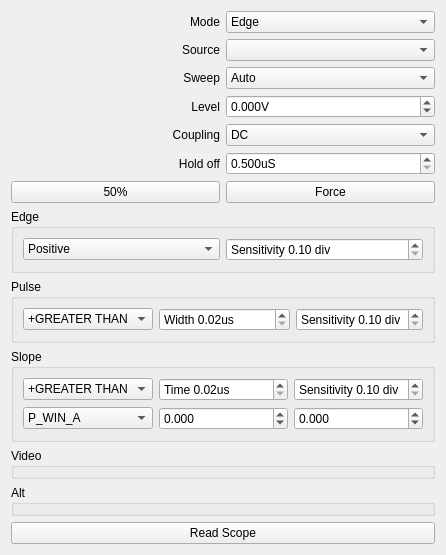
      <widget class="QWidget" name="trig">
       <attribute name="title">
        <string>Trigger</string>
       </attribute>
       <layout class="QVBoxLayout" name="verticalLayout_9">
        <item>
         <layout class="QGridLayout" name="gridLayout_12">
          <item row="0" column="1">
           <widget class="QComboBox" name="tmode">
            <item>
             <property name="text">
              <string>Edge</string>
             </property>
            </item>
            <item>
             <property name="text">
              <string>Pulse</string>
             </property>
            </item>
            <item>
             <property name="text">
              <string>Slope</string>
             </property>
            </item>
           </widget>
          </item>
          <item row="4" column="0">
           <widget class="QLabel" name="label_52">
            <property name="text">
             <string>Coupling</string>
            </property>
            <property name="alignment">
             <set>Qt::AlignRight|Qt::AlignTrailing|Qt::AlignVCenter</set>
            </property>
           </widget>
          </item>
          <item row="4" column="1">
           <widget class="QComboBox" name="tcouple">
            <item>
             <property name="text">
              <string>DC</string>
             </property>
            </item>
            <item>
             <property name="text">
              <string>AC</string>
             </property>
            </item>
            <item>
             <property name="text">
              <string>HF</string>
             </property>
            </item>
            <item>
             <property name="text">
              <string>LF</string>
             </property>
            </item>
           </widget>
          </item>
          <item row="0" column="0">
           <widget class="QLabel" name="label_48">
            <property name="text">
             <string>Mode</string>
            </property>
            <property name="alignment">
             <set>Qt::AlignRight|Qt::AlignTrailing|Qt::AlignVCenter</set>
            </property>
           </widget>
          </item>
          <item row="3" column="1">
           <widget class="QDoubleSpinBox" name="tlevel">
            <property name="suffix">
             <string>V</string>
            </property>
            <property name="decimals">
             <number>3</number>
            </property>
            <property name="minimum">
             <double>-60.000000000000000</double>
            </property>
            <property name="maximum">
             <double>60.000000000000000</double>
            </property>
            <property name="singleStep">
             <double>0.100000000000000</double>
            </property>
           </widget>
          </item>
          <item row="1" column="1">
           <widget class="QComboBox" name="tsource"/>
          </item>
          <item row="3" column="0">
           <widget class="QLabel" name="label_49">
            <property name="text">
             <string>Level</string>
            </property>
            <property name="alignment">
             <set>Qt::AlignRight|Qt::AlignTrailing|Qt::AlignVCenter</set>
            </property>
           </widget>
          </item>
          <item row="2" column="0">
           <widget class="QLabel" name="label_51">
            <property name="text">
             <string>Sweep</string>
            </property>
            <property name="alignment">
             <set>Qt::AlignRight|Qt::AlignTrailing|Qt::AlignVCenter</set>
            </property>
           </widget>
          </item>
          <item row="5" column="0">
           <widget class="QLabel" name="label_53">
            <property name="text">
             <string>Hold off</string>
            </property>
            <property name="alignment">
             <set>Qt::AlignRight|Qt::AlignTrailing|Qt::AlignVCenter</set>
            </property>
           </widget>
          </item>
          <item row="2" column="1">
           <widget class="QComboBox" name="tsweep">
            <item>
             <property name="text">
              <string>Auto</string>
             </property>
            </item>
            <item>
             <property name="text">
              <string>Normal</string>
             </property>
            </item>
            <item>
             <property name="text">
              <string>Single</string>
             </property>
            </item>
           </widget>
          </item>
          <item row="5" column="1">
           <widget class="QDoubleSpinBox" name="tholdoff">
            <property name="suffix">
             <string>uS</string>
            </property>
            <property name="decimals">
             <number>3</number>
            </property>
            <property name="minimum">
             <double>0.500000000000000</double>
            </property>
            <property name="maximum">
             <double>1500000.000000000000000</double>
            </property>
           </widget>
          </item>
          <item row="1" column="0">
           <widget class="QLabel" name="label_50">
            <property name="text">
             <string>Source</string>
            </property>
            <property name="alignment">
             <set>Qt::AlignRight|Qt::AlignTrailing|Qt::AlignVCenter</set>
            </property>
           </widget>
          </item>
          <item row="6" column="0">
           <widget class="QPushButton" name="tfifty">
            <property name="text">
             <string>50%</string>
            </property>
           </widget>
          </item>
          <item row="6" column="1">
           <widget class="QPushButton" name="tforce">
            <property name="text">
             <string>Force</string>
            </property>
           </widget>
          </item>
         </layout>
        </item>
        <item>
         <widget class="QGroupBox" name="tboxedge">
          <property name="title">
           <string>Edge</string>
          </property>
          <layout class="QHBoxLayout" name="horizontalLayout">
           <item>
            <widget class="QComboBox" name="tposneg">
             <item>
              <property name="text">
               <string>Positive</string>
              </property>
             </item>
             <item>
              <property name="text">
               <string>Negative</string>
              </property>
             </item>
            </widget>
           </item>
           <item>
            <widget class="QDoubleSpinBox" name="tedgesense">
             <property name="prefix">
              <string>Sensitivity </string>
             </property>
             <property name="suffix">
              <string> div</string>
             </property>
             <property name="minimum">
              <double>0.100000000000000</double>
             </property>
             <property name="maximum">
              <double>1.000000000000000</double>
             </property>
             <property name="singleStep">
              <double>0.100000000000000</double>
             </property>
            </widget>
           </item>
          </layout>
         </widget>
        </item>
        <item>
         <widget class="QGroupBox" name="tboxpulse">
          <property name="title">
           <string>Pulse</string>
          </property>
          <layout class="QHBoxLayout" name="horizontalLayout_4">
           <item>
            <widget class="QComboBox" name="tpulsemode">
             <item>
              <property name="text">
               <string>+GREATER THAN</string>
              </property>
             </item>
             <item>
              <property name="text">
               <string>+LESS THAN</string>
              </property>
             </item>
             <item>
              <property name="text">
               <string>+EQUAL</string>
              </property>
             </item>
             <item>
              <property name="text">
               <string>-GREATER THAN</string>
              </property>
             </item>
             <item>
              <property name="text">
               <string>-LESS THAN</string>
              </property>
             </item>
             <item>
              <property name="text">
               <string>-EQUAL</string>
              </property>
             </item>
            </widget>
           </item>
           <item>
            <widget class="QDoubleSpinBox" name="tpulswid">
             <property name="prefix">
              <string>Width </string>
             </property>
             <property name="suffix">
              <string>us</string>
             </property>
             <property name="minimum">
              <double>0.020000000000000</double>
             </property>
             <property name="maximum">
              <double>10000000.000000000000000</double>
             </property>
             <property name="singleStep">
              <double>5.000000000000000</double>
             </property>
            </widget>
           </item>
           <item>
            <widget class="QDoubleSpinBox" name="tpulsesense">
             <property name="prefix">
              <string>Sensitivity </string>
             </property>
             <property name="suffix">
              <string> div</string>
             </property>
             <property name="minimum">
              <double>0.100000000000000</double>
             </property>
             <property name="maximum">
              <double>1.000000000000000</double>
             </property>
             <property name="singleStep">
              <double>0.100000000000000</double>
             </property>
            </widget>
           </item>
          </layout>
         </widget>
        </item>
        <item>
         <widget class="QGroupBox" name="tboxslope">
          <property name="title">
           <string>Slope</string>
          </property>
          <layout class="QHBoxLayout" name="horizontalLayout_5">
           <item>
            <layout class="QGridLayout" name="gridLayout_13">
             <item row="0" column="0">
              <widget class="QComboBox" name="tslopemode">
               <item>
                <property name="text">
                 <string>+GREATER THAN</string>
                </property>
               </item>
               <item>
                <property name="text">
                 <string>+LESS THAN</string>
                </property>
               </item>
               <item>
                <property name="text">
                 <string>+EQUAL</string>
                </property>
               </item>
               <item>
                <property name="text">
                 <string>-GREATER THAN</string>
                </property>
               </item>
               <item>
                <property name="text">
                 <string>-LESS THAN</string>
                </property>
               </item>
               <item>
                <property name="text">
                 <string>-EQUAL</string>
                </property>
               </item>
              </widget>
             </item>
             <item row="1" column="0">
              <widget class="QComboBox" name="tslopewin">
               <item>
                <property name="text">
                 <string>P_WIN_A</string>
                </property>
               </item>
               <item>
                <property name="text">
                 <string>P_WIN_B</string>
                </property>
               </item>
               <item>
                <property name="text">
                 <string>P_WIN_AB</string>
                </property>
               </item>
               <item>
                <property name="text">
                 <string>N_WIN_A</string>
                </property>
               </item>
               <item>
                <property name="text">
                 <string>N_WIN_B</string>
                </property>
               </item>
               <item>
                <property name="text">
                 <string>N_WIN_AB</string>
                </property>
               </item>
              </widget>
             </item>
             <item row="0" column="2">
              <widget class="QDoubleSpinBox" name="tslopesense">
               <property name="prefix">
                <string>Sensitivity </string>
               </property>
               <property name="suffix">
                <string> div</string>
               </property>
               <property name="minimum">
                <double>0.100000000000000</double>
               </property>
               <property name="maximum">
                <double>1.000000000000000</double>
               </property>
               <property name="singleStep">
                <double>0.100000000000000</double>
               </property>
              </widget>
             </item>
             <item row="0" column="1">
              <widget class="QDoubleSpinBox" name="tslopetime">
               <property name="prefix">
                <string>Time </string>
               </property>
               <property name="suffix">
                <string>us</string>
               </property>
               <property name="minimum">
                <double>0.020000000000000</double>
               </property>
               <property name="maximum">
                <double>10000000.000000000000000</double>
               </property>
               <property name="singleStep">
                <double>0.100000000000000</double>
               </property>
              </widget>
             </item>
             <item row="1" column="1">
              <widget class="QDoubleSpinBox" name="tslopea">
               <property name="decimals">
                <number>3</number>
               </property>
               <property name="minimum">
                <double>-60.000000000000000</double>
               </property>
               <property name="maximum">
                <double>60.000000000000000</double>
               </property>
               <property name="singleStep">
                <double>0.100000000000000</double>
               </property>
              </widget>
             </item>
             <item row="1" column="2">
              <widget class="QDoubleSpinBox" name="tslopeb">
               <property name="decimals">
                <number>3</number>
               </property>
               <property name="minimum">
                <double>-60.000000000000000</double>
               </property>
               <property name="maximum">
                <double>60.000000000000000</double>
               </property>
               <property name="singleStep">
                <double>0.100000000000000</double>
               </property>
              </widget>
             </item>
            </layout>
           </item>
          </layout>
         </widget>
        </item>
        <item>
         <widget class="QGroupBox" name="tboxvideo">
          <property name="title">
           <string>Video</string>
          </property>
         </widget>
        </item>
        <item>
         <widget class="QGroupBox" name="tboxalt">
          <property name="title">
           <string>Alt</string>
          </property>
         </widget>
        </item>
        <item>
         <widget class="QPushButton" name="updAcq_3">
          <property name="toolTip">
           <string>Reads settings from scope</string>
          </property>
          <property name="text">
           <string>Read Scope</string>
          </property>
         </widget>
        </item>
       </layout>
      </widget>
